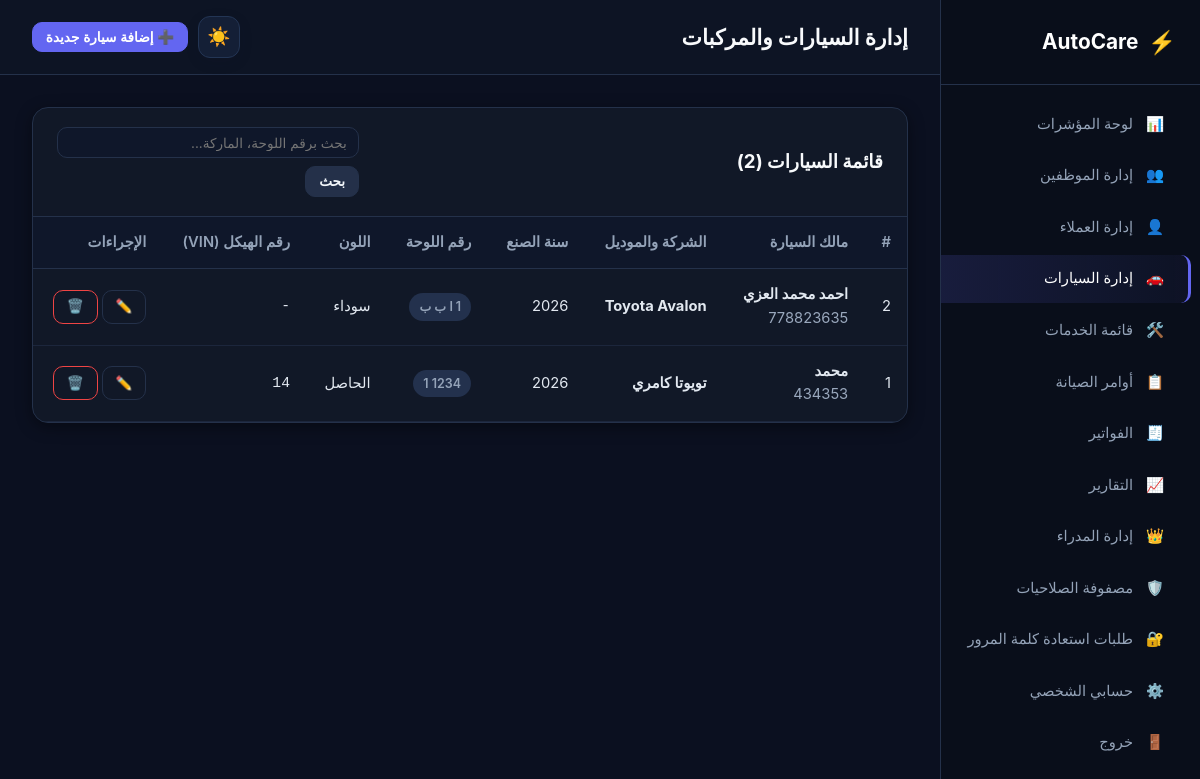
Screenshot of /vehicles.php (signed in) with the database file from the repository.
### tables this page shows
CREATE TABLE `vehicles` (
  `id` int(10) UNSIGNED NOT NULL,
  `customer_id` int(10) UNSIGNED NOT NULL,
  `plate_number` varchar(20) NOT NULL,
  `plate_letters` varchar(20) DEFAULT NULL,
  `make` varchar(50) NOT NULL,
  `model` varchar(50) NOT NULL,
  `year` smallint(5) UNSIGNED NOT NULL,
  `color` varchar(30) DEFAULT NULL,
  `vin` varchar(50) DEFAULT NULL,
  `notes` text DEFAULT NULL,
  `created_at` timestamp NULL DEFAULT current_timestamp(),
  `updated_at` timestamp NULL DEFAULT current_timestamp() ON UPDATE current_timestamp()
);

CREATE TABLE `customers` (
  `id` int(10) UNSIGNED NOT NULL,
  `user_id` int(10) UNSIGNED DEFAULT NULL,
  `full_name` varchar(120) NOT NULL,
  `phone` varchar(25) NOT NULL,
  `email` varchar(100) DEFAULT NULL,
  `address` varchar(255) DEFAULT NULL,
  `created_at` timestamp NULL DEFAULT current_timestamp(),
  `updated_at` timestamp NULL DEFAULT current_timestamp() ON UPDATE current_timestamp()
);

### config.php (called while the page is built, shortened)
<?php
function db(): PDO {
    static $pdo = null;
    if ($pdo === null) {
        $dsn = "mysql:host=" . DB_HOST . ";dbname=" . DB_NAME . ";charset=" . DB_CHARSET;
        $options = [
            PDO::ATTR_ERRMODE            => PDO::ERRMODE_EXCEPTION,
            PDO::ATTR_DEFAULT_FETCH_MODE => PDO::FETCH_ASSOC,
            PDO::ATTR_EMULATE_PREPARES   => false,
        ];
        try {
            $pdo = new PDO($dsn, DB_USER, DB_PASS, $options);
        } catch (PDOException $e) {
            die("خطأ في الاتصال بقاعدة البيانات: يرجى التحقق من ملف config.php وتأكيد استيراد database.sql.");
        }
    }
    return $pdo;
}
function clean(mixed $data): string {
    return htmlspecialchars(trim((string)$data), ENT_QUOTES, 'UTF-8');
}
function is_logged_in(): bool {
    return !empty($_SESSION['user_id']) && !empty($_SESSION['user_role']);
}
function current_user(): ?array {
    return [
        'id'       => (int)$_SESSION['user_id'],
        'name'     => $_SESSION['user_name'] ?? '',
        'username' => $_SESSION['user_username'] ?? '',
        'email'    => $_SESSION['user_email'] ?? '',
        'role'     => $_SESSION['user_role'] ?? '',
    ];
}
function is_primary_admin(int $userId): bool {
    try {
        $stmt = db()->prepare("SELECT is_primary_admin FROM users WHERE id = :id AND role = 'admin' LIMIT 1");
        $stmt->execute([':id' => $userId]);
        return (int)$stmt->fetchColumn() === 1;
    } catch (Exception $e) {
        try {
            $stmt = db()->query("SELECT id FROM users WHERE role = 'admin' ORDER BY id ASC LIMIT 1");
            return (int)$stmt->fetchColumn() === $userId;
        } catch (Exception $e2) {
            return false;
        }
    }
}
function require_auth(array $allowed_roles = []): void {
    try {
        $stmt = db()->prepare("SELECT id, name, username, email, role, status FROM users WHERE id = :id LIMIT 1");
        $stmt->execute([':id' => (int)$_SESSION['user_id']]);
    } catch (Exception $e) {
        force_logout('تعذر التحقق من حسابك. يرجى تسجيل الدخول من جديد.');
    }
}
function user_has_permission(int $userId, string $permissionKey, ?string $userRole = null): bool {
    if ($userRole === 'admin') {
        if (is_primary_admin($userId)) {
            return true;
        }
    }
    $defaultRoles = SYSTEM_PERMISSIONS[$permissionKey]['default_roles'] ?? [];
    return in_array($userRole, $defaultRoles, true);
}
function has_permission(string $permissionKey): bool {
    $user = current_user();
    return user_has_permission($user['id'], $permissionKey, $user['role']);
}
function current_theme(): string {
    return 'dark';
}

### vehicles.php (the view, shortened to what this page needs)
<?php
require_once __DIR__ . '/config.php';
require_auth();
$user = current_user();
$pdo = db();
$theme = current_theme();
$isStaff = in_array($user['role'], ['admin', 'employee'], true);
$search = trim($_GET['q'] ?? '');
if ($isStaff) {
    if (!empty($search)) {
        $stmt = $pdo->prepare("
            SELECT v.*, c.full_name AS customer_name, c.phone AS customer_phone
            FROM vehicles v
            JOIN customers c ON v.customer_id = c.id
            WHERE v.plate_number LIKE :s1 OR v.make LIKE :s2 OR v.model LIKE :s3 OR c.full_name LIKE :s4
            ORDER BY v.id DESC
        ");
        $term = "%{$search}%";
        $stmt->execute([':s1' => $term, ':s2' => $term, ':s3' => $term, ':s4' => $term]);
        $vehicles = $stmt->fetchAll();
    } else {
        $vehicles = $pdo->query("
            SELECT v.*, c.full_name AS customer_name, c.phone AS customer_phone
            FROM vehicles v
            JOIN customers c ON v.customer_id = c.id
            ORDER BY v.id DESC
        ")->fetchAll();
    }
}
?>
<!DOCTYPE html>
<html lang="ar" dir="rtl" data-theme="<?= htmlspecialchars($theme) ?>">
<head>
    <link rel="stylesheet" href="style.css">
</head>
<body class="dashboard-body">
    <div class="dashboard-wrapper">
        <aside class="sidebar" id="appSidebar">
            <div class="sidebar-brand">
                <a href="dashboard.php" class="brand-link">
                    <span class="brand-icon">⚡</span>
                    <span class="brand-title">AutoCare</span>
                </a>
            </div>
            <nav class="sidebar-nav">
                <a href="dashboard.php" class="nav-item"><span class="icon">📊</span> لوحة المؤشرات</a>
                <?php if ($user['role'] === 'admin' || has_permission('manage_employees')): ?>
                    <a href="employees.php" class="nav-item"><span class="icon">👥</span> إدارة الموظفين</a>
                <?php endif; ?>
                <?php if ($isStaff): ?>
                    <a href="customers.php" class="nav-item"><span class="icon">👤</span> إدارة العملاء</a>
                <?php endif; ?>
                <a href="vehicles.php" class="nav-item active"><span class="icon">🚗</span> <?= $isStaff ? 'إدارة السيارات' : 'سياراتي' ?></a>
                <?php if ($isStaff): ?>
                    <a href="services.php" class="nav-item"><span class="icon">🛠️</span> قائمة الخدمات</a>
                <?php endif; ?>
                <a href="work_orders.php" class="nav-item"><span class="icon">📋</span> أوامر الصيانة</a>
                <a href="invoices.php" class="nav-item"><span class="icon">🧾</span> الفواتير</a>
                <?php if ($user['role'] === 'admin' || has_permission('view_reports')): ?>
                    <a href="reports.php" class="nav-item"><span class="icon">📈</span> التقارير</a>
                <?php endif; ?>
                <?php if (has_permission('manage_users')): ?>
                    <?php if (has_permission('manage_admins')): ?>
                    <a href="admins.php" class="nav-item"><span class="icon">👑</span> إدارة المدراء</a>
                <?php endif; ?>
                <a href="permissions.php" class="nav-item"><span class="icon">🛡️</span> مصفوفة الصلاحيات</a>
                <?php if (has_permission('manage_password_reset_requests')): ?><a href="password_requests.php" class="nav-item"><span class="icon">🔐</span> طلبات استعادة كلمة المرور</a><?php endif; ?>
                <?php endif; ?>
                <a href="profile.php" class="nav-item"><span class="icon">⚙️</span> حسابي الشخصي</a>
                <a href="logout.php" class="nav-item logout-link"><span class="icon">🚪</span> خروج</a>
            </nav>
        </aside>
        <main class="main-content">
            <header class="topbar">
                <div class="topbar-left">
                    <h2 class="page-title"><?= $isStaff ? 'إدارة السيارات والمركبات' : 'سياراتي المسجلة' ?></h2>
                </div>
                <div class="topbar-right">
                    <button type="button" class="theme-toggle-btn" onclick="toggleTheme()" title="تبديل المظهر بين الليلي والنهاري">
                        <span class="theme-icon"><?= current_theme() === 'dark' ? '☀️' : '🌙' ?></span>
                    </button>
                    <?php if (has_permission('manage_vehicles') || has_permission('view_own_data')): ?>
                        <button type="button" class="btn btn-primary btn-sm" onclick="openModal('addVehicleModal')">➕ إضافة سيارة جديدة</button>
                    <?php endif; ?>
                </div>
            </header>
            <div class="content-container">
                <div class="card">
                    <div class="card-header flex-between">
                        <h3>قائمة السيارات (<?= count($vehicles) ?>)</h3>
                        <?php if ($isStaff): ?>
                            <form method="GET" action="vehicles.php" class="search-form">
                                <input type="text" name="q" class="form-control form-control-sm" placeholder="بحث برقم اللوحة، الماركة..." value="<?= clean($search) ?>">
                                <button type="submit" class="btn btn-sm btn-secondary">بحث</button>
                            </form>
                        <?php endif; ?>
                    </div>
                    <div class="table-responsive">
                        <table class="data-table">
                            <thead>
                                <tr>
                                    <th>#</th>
                                    <?php if ($isStaff): ?>
                                        <th>مالك السيارة</th>
                                    <?php endif; ?>
                                    <th>الشركة والموديل</th>
                                    <th>سنة الصنع</th>
                                    <th>رقم اللوحة</th>
                                    <th>اللون</th>
                                    <th>رقم الهيكل (VIN)</th>
                                    <th>الإجراءات</th>
                                </tr>
                            </thead>
                            <tbody>
                                <?php if (!empty($vehicles)): ?>
                                    <?php foreach ($vehicles as $v): ?>
                                        <tr>
                                            <td><?= $v['id'] ?></td>
                                            <?php if ($isStaff): ?>
                                                <td>
                                                    <strong><?= htmlspecialchars($v['customer_name']) ?></strong>
                                                    <div class="text-muted small"><?= htmlspecialchars($v['customer_phone'] ?? '') ?></div>
                                                </td>
                                            <?php endif; ?>
                                            <td><strong><?= htmlspecialchars($v['make'] . ' ' . $v['model']) ?></strong></td>
                                            <td><?= htmlspecialchars($v['year']) ?></td>
                                            <td><span class="badge badge-secondary"><?= htmlspecialchars($v['plate_number'] . ' ' . ($v['plate_letters'] ?? '')) ?></span></td>
                                            <td><?= htmlspecialchars($v['color'] ?: '-') ?></td>
                                            <td><code><?= htmlspecialchars($v['vin'] ?: '-') ?></code></td>
                                            <td>
                                                <?php
                                                    $canEditVehicle = ($isStaff && has_permission('manage_vehicles')) || (!$isStaff && has_permission('view_own_data'));
                                                    $canDeleteVehicle = ($isStaff && has_permission('delete_records')) || (!$isStaff && has_permission('view_own_data'));
                                                ?>
                                                <?php if ($canEditVehicle): ?>
                                                    <button type="button" class="btn btn-sm btn-outline btn-icon" onclick="openEditVehicleModal(<?= htmlspecialchars(json_encode($v)) ?>)" title="تعديل" aria-label="تعديل">✏️</button>
                                                <?php endif; ?>
                                                <?php if ($canDeleteVehicle): ?>
                                                    <form method="POST" action="vehicles.php" style="display:inline;" onsubmit="return confirm('هل أنت متأكد من حذف هذه السيارة؟');">
                                                        <button type="submit" class="btn btn-sm btn-outline-danger btn-icon" title="حذف" aria-label="حذف">🗑️</button>
                                                    </form>
                                                <?php endif; ?>
                                            </td>
                                        </tr>
                                    <?php endforeach; ?>
                                <?php endif; ?>
                            </tbody>
                        </table>
                    </div>
                </div>
            </div>
        </main>
    </div>
</body>
</html>

### rows the page displays
vehicles: id "2", customer.full_name "احمد محمد العزي", customer.phone "778823635", make+model "Toyota Avalon", year "2026", plate_number+plate_letters "1 ا ب ب", color "سوداء", vin "-"
vehicles: id "1", customer.full_name "محمد", customer.phone "434353", make+model "تويوتا كامري", year "2026", plate_number+plate_letters "1234 1", color "الحاصل", vin "14"

### other values shown
count($vehicles) "2"
